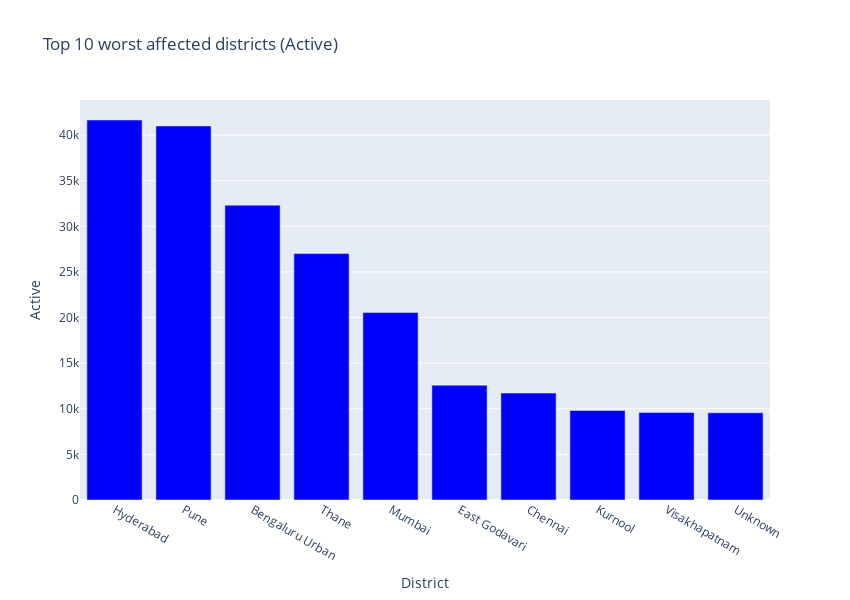

This figure's notebook cell:
### Markdown cell above
## 10-Worst Hit Districts - Active Cases

### Code cell
districts_death = district.sort_values(by = "Active", ascending = False)
px.bar(
    districts_death.head(10),
    x = "District",
    y = "Active",
    title = "Top 10 worst affected districts (Active)", # the axis names
    color_discrete_sequence = ["blue"], 
    height = 600,
    width = 850
)

### Figure 1 — Plotly figure (JSON) as saved in the notebook; plotly's stock layout.template omitted (floating-point values rounded to 4 significant figures)
{"data": [{"alignmentgroup": "True", "hovertemplate": "District=%{x}<br>Active=%{y}<extra></extra>", "legendgroup": "", "marker": {"color": "blue"}, "name": "", "offsetgroup": "", "orientation": "v", "showlegend": false, "textposition": "auto", "type": "bar", "x": ["Hyderabad", "Pune", "Bengaluru Urban", "Thane", "Mumbai", "East Godavari", "Chennai", "Kurnool", "Visakhapatnam", "Unknown"], "xaxis": "x", "y": [41653, 41000, 32314, 27012, 20546, 12583, 11723, 9811, 9595, 9561], "yaxis": "y"}], "layout": {"barmode": "relative", "height": 600, "legend": {"tracegroupgap": 0}, "title": {"text": "Top 10 worst affected districts (Active)"}, "width": 850, "xaxis": {"anchor": "y", "domain": [0, 1], "title": {"text": "District"}}, "yaxis": {"anchor": "x", "domain": [0, 1], "title": {"text": "Active"}}}}
